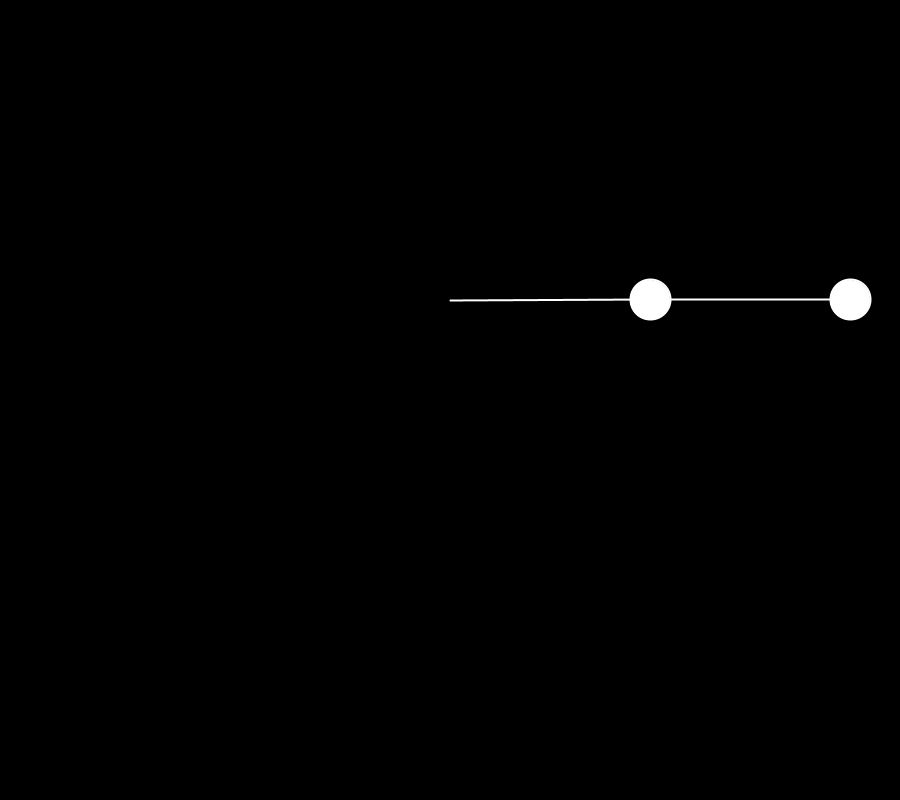
Frame 1 (no input)
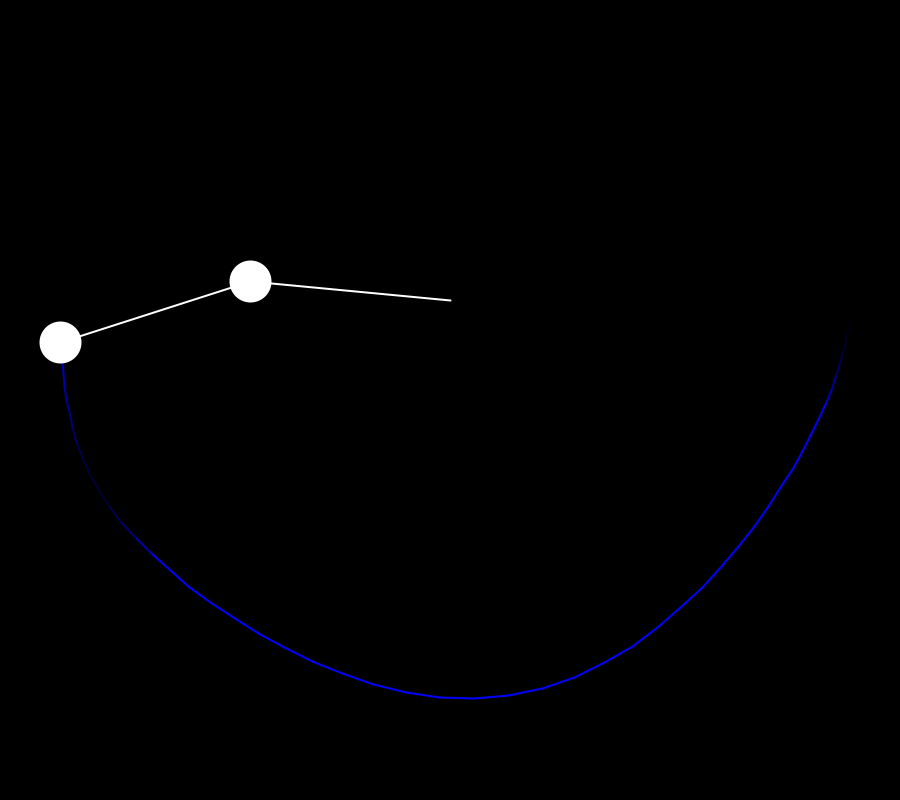
Frame 60 (the mouse pressed at the canvas centre just before this capture)
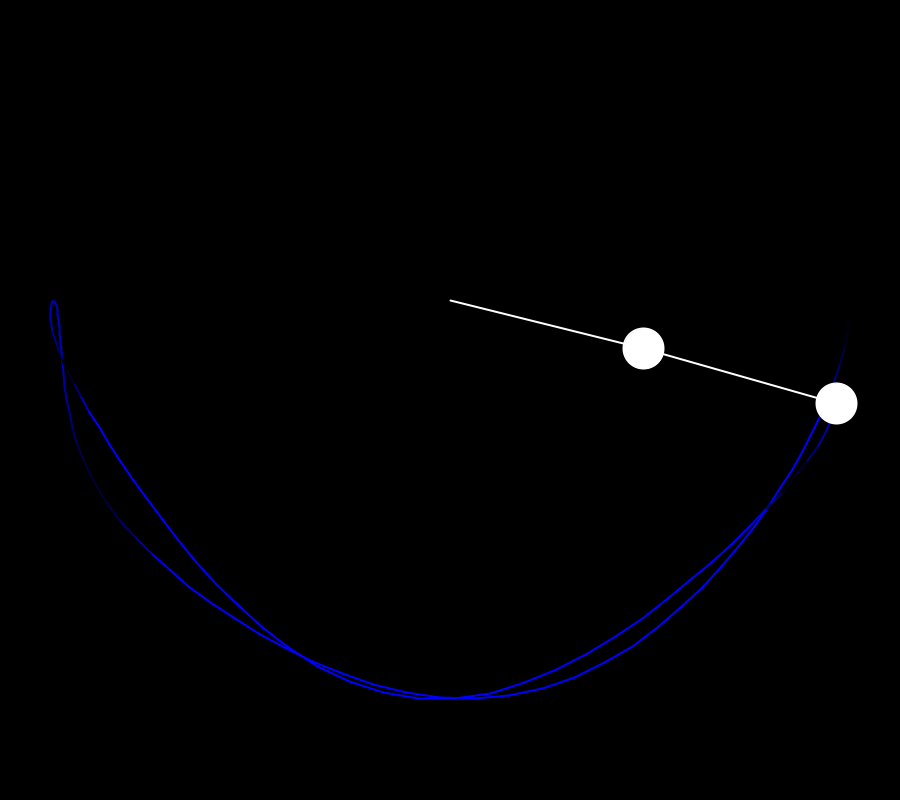
Frame 120 (the mouse held since frame 60 and released just before this capture)

The Processing sketch that drew these frames (run headless with seeded random() and noise(); from frame 60 on, the mouse is pressed at the canvas centre):

// Processing sketch: sketch_93_Double_Pendulum
// ── sketch_93_Double_Pendulum.pde
float r1 = 200;
float r2 = 200;
float m1 = 40;
float m2 = 40;
float a1 = PI/2;
float a2 = PI/2;
float a1_v = 0;
float a2_v = 0;

float g = 1;

float px2 = -1;
float py2 = -1;
float cx, cy;


PGraphics canvas;

void setup() {
  size(900, 800);
  cx = width/2;
  cy=300;
  canvas = createGraphics(width, height);
  canvas.beginDraw();
  canvas.background(0);
  canvas.endDraw();
  
  
}

void draw() {
  
  float num1 = -g*(2*m1+m2)*sin(a1)-m2*g*sin(a1-2*a2)-2*sin(a1-a2)*m2*(a2_v*a2_v*r2+a1_v*a1_v*r1*cos(a1-a2));
  float num2 = 2*sin(a1-a2)*(a1_v*a1_v*r1*(m1+m2)+g*(m1+m2)*cos(a1)+a2_v*a2_v*r2*m2*cos(a1-a2));
  float den1 = r1*(2*m1+m2-m2*cos(2*(a1-a2)));
  float den2 = r2*(2*m1+m2-m2*cos(2*(a1-a2)));
  
  float a1_a = num1/den1;
  float a2_a = num2/den2;
  
  image(canvas,0,0);
  stroke(255);
  strokeWeight(2);
  
  translate(cx, cy);
  
  float x1 = r1*sin(a1);
  float y1 = r1*cos(a1);
  
  float x2 = x1 + r2*sin(a2);
  float y2 = y1 + r2*cos(a2);
  
  line(0, 0, x1, y1);
  fill(255);
  ellipse(x1, y1, m1, m1);
  
  line(x1, y1, x2, y2);
  fill(255);
  ellipse(x2, y2, m2, m2);
  
  a1_v += a1_a;
  a2_v += a2_a;
  a1 += a1_v;
  a2 += a2_v;
  
 
  
  canvas.beginDraw();
  canvas.translate(cx, cy);
  canvas.strokeWeight(2);
  canvas.stroke(0,0,abs(a2_v)*10000);
  if (frameCount > 1) {
    canvas.line(px2, py2, x2, y2);
  }
  
  canvas.endDraw();
  
  px2 = x2;
  py2 = y2;
  
  
  
}
